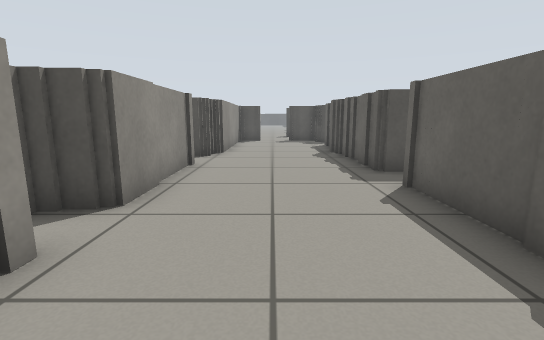
view 1 (above)

21 first-person views from a walk through a robot-simulator world made for Gazebo. The camera is 0.67 m above the floor, tilts 10° down and sees 85° across. The floor is counted in squares, 0.5 m on a side. Each view is taken from the middle of a square. On the plan, view 1 faces up. The plan holds only what a view shows up to about 14 squares ahead; the rest is blank. The place goes on beyond the plan.

view 2
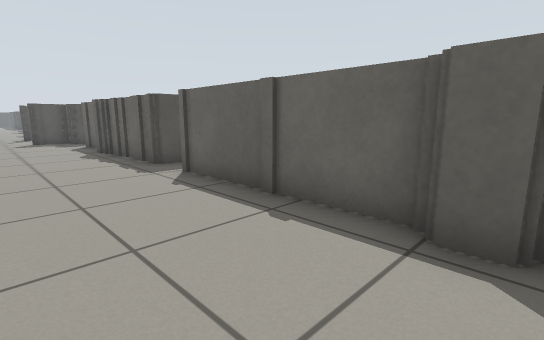

view 3
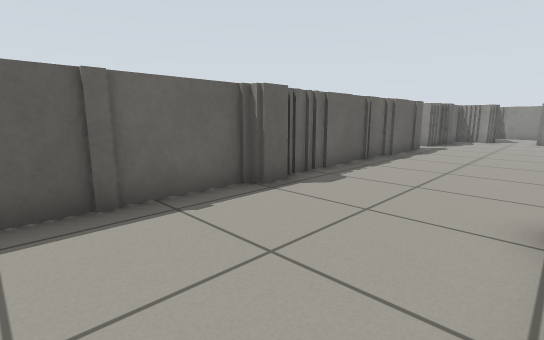

view 4
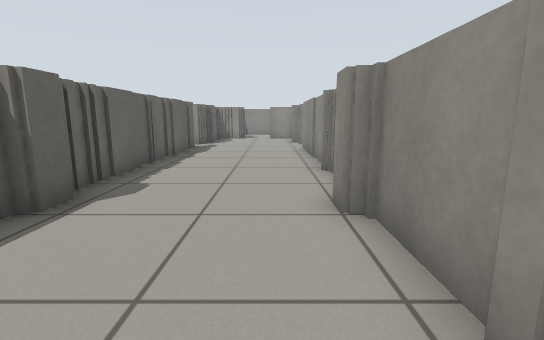

view 5
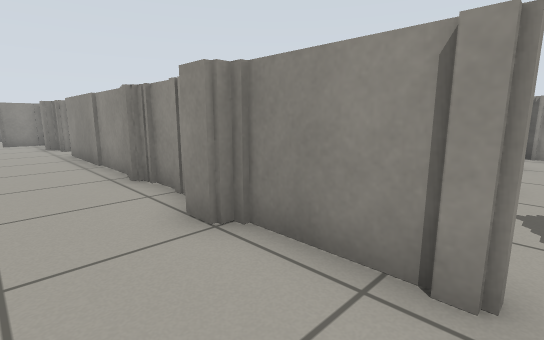

view 6
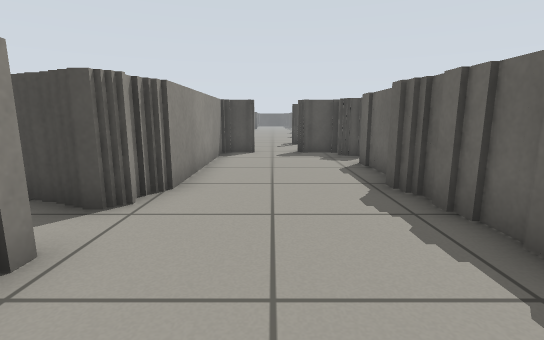

view 7
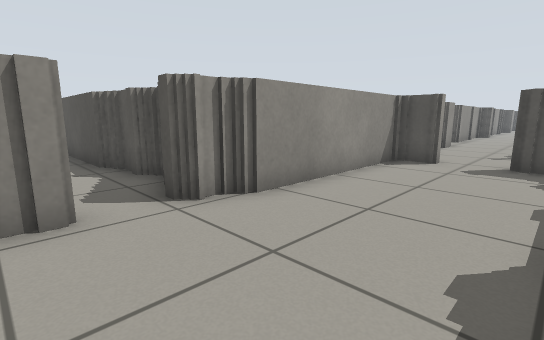

view 8
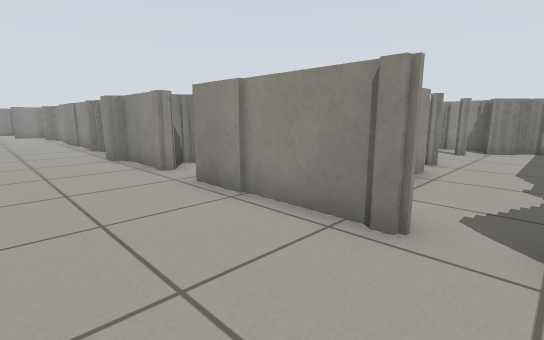

view 9
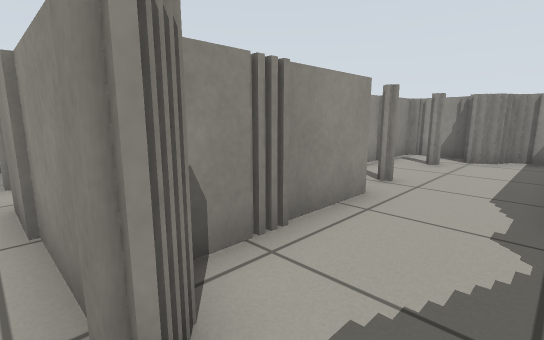

view 10
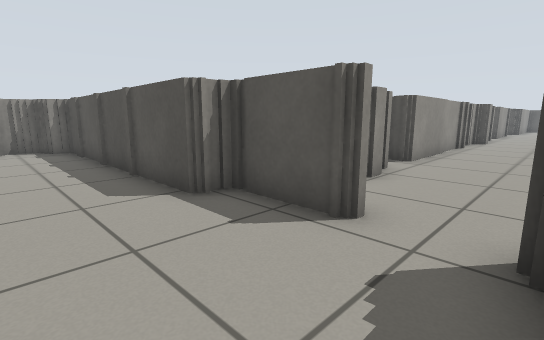

view 11
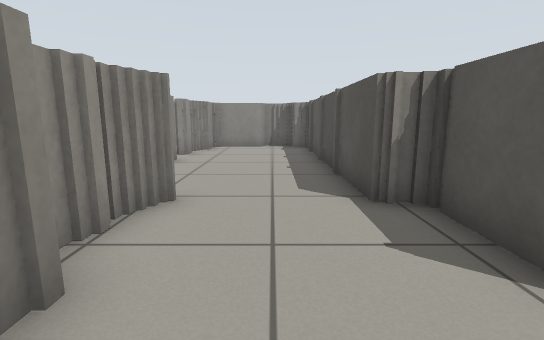

view 12
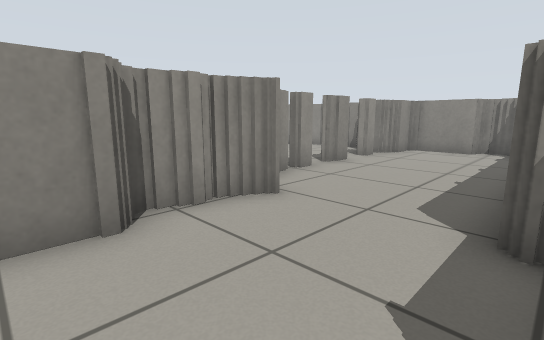

view 13
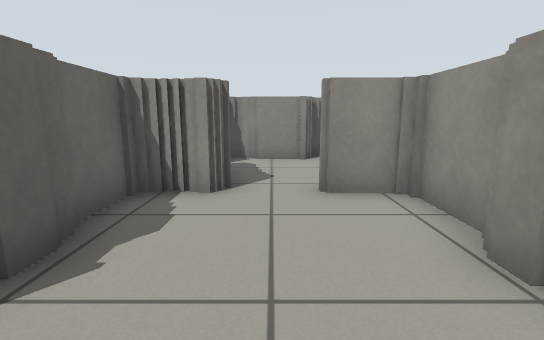

view 14
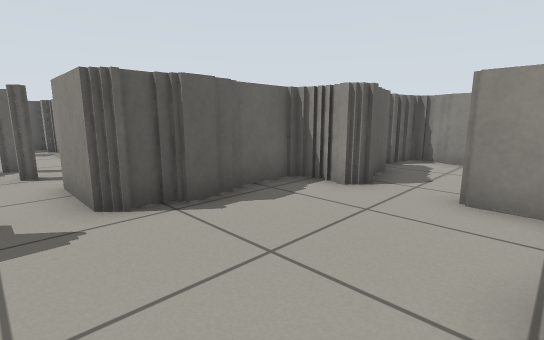

view 15
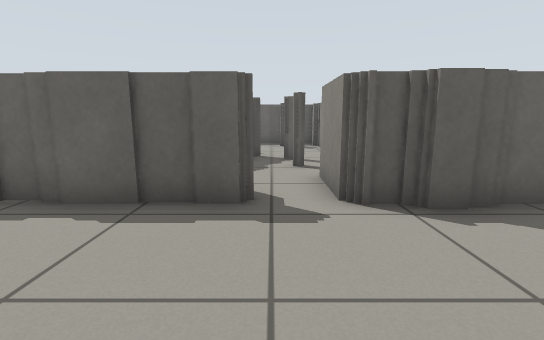

view 16
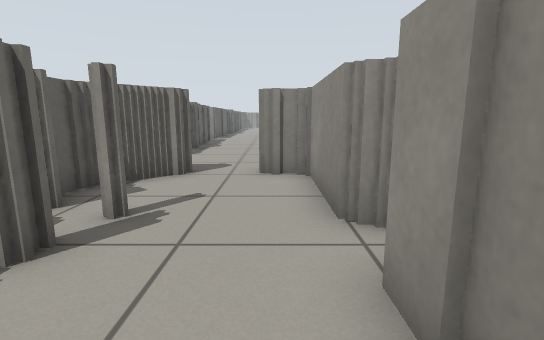

view 17
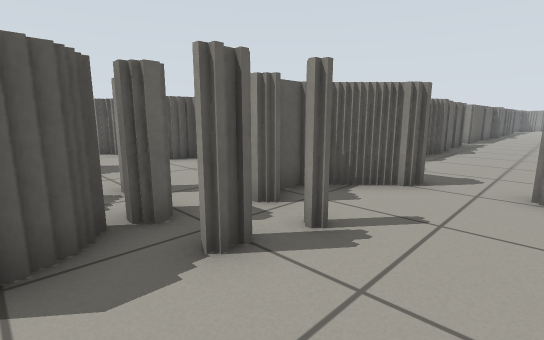

view 18
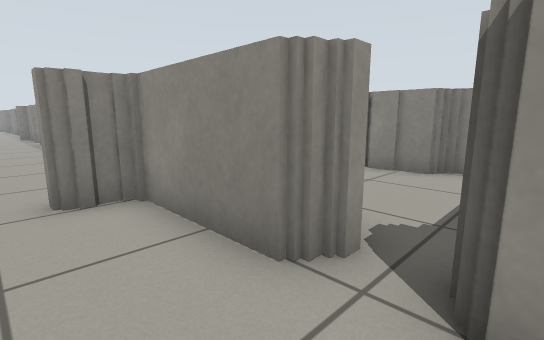

view 19
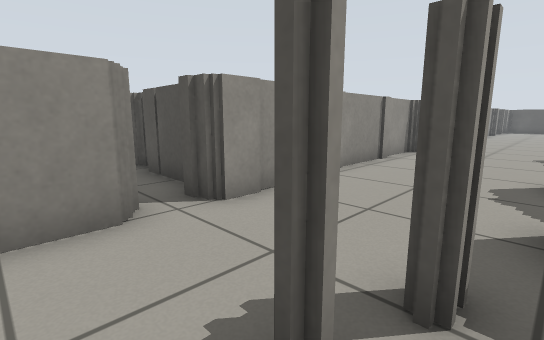

view 20
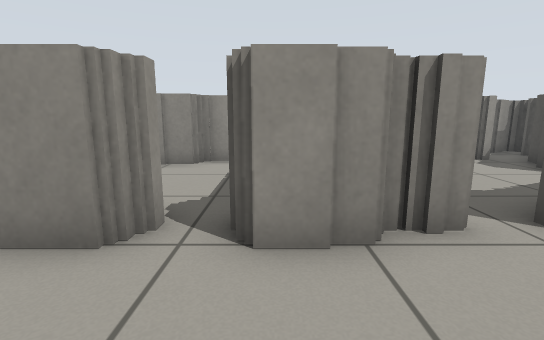

view 21
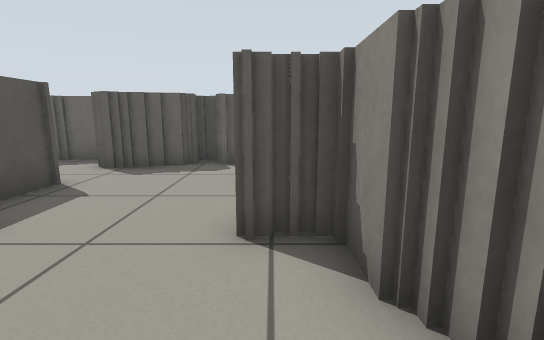

### Floor plan
Key: @ floor where view 1 was taken; # wall or solid block; x gap in a wall; . floor.
Columns run from 13 left of view 1 to 3 right of it. Each row starts with its distance up from view 1.
 25            #...
 24           ##...#
 23      #######...##
 22      #........###
 21      #....##..###
 20      #...  #....#
 19      #     #...##
 18            ##.###
 17            ##.###
 16            #....#
 15            #....#
 14            #....#
 13            #....#
 12            #....#
 11       ######....#
 10  ######.. #.....#
  9  #........x.....#
  8  #....  ####....#
  7  ##. #######....#
  6   #        #....#
  5           ##....#
  4           #.....#
  3           #.....#
  2           ##....#
  1            #....#
  0            #.@.##
 -1            #...##
 -2            #....#
 -3            #....#
 -4            #....#
 -5            #....#
 -6            #....#
 -7            #....#
 -8            #....#
 -9           ##....#
-10           #.....#
-11           ##....#
-12           ##...##
-13           ##...##
-14           ##....#
-15           ###.###
-16 #############.##
-17 ##............##
-18 #..............#
-19 #..............#
-20 #........#######
-21 ##########

Where each view was taken, in squares from view 1:
view 1: 0 up, 0 right, facing up
view 2: 1 down, 1 left, facing up-right
view 3: 4 up, 2 left, facing down-right
view 4: 4 up, 1 left, facing down
view 5: 3 up, 0 right, facing down-left
view 6: 6 up, 0 right, facing up
view 7: 8 up, 2 right, facing up-left
view 8: 10 up, 1 right, facing down-left
view 9: 10 up, 2 left, facing down-left
view 10: 19 down, 1 right, facing up-left
view 11: 18 down, 1 right, facing left
view 12: 16 down, 0 right, facing down-left
view 13: 10 down, 0 right, facing down
view 14: 10 down, 2 left, facing down-right
view 15: 10 down, 2 left, facing right
view 16: 25 up, 1 left, facing down
view 17: 24 up, 1 left, facing down-right
view 18: 23 up, 0 right, facing down-left
view 19: 20 up, 2 right, facing up-left
view 20: 23 up, 1 right, facing left
view 21: 20 down, 7 left, facing right
